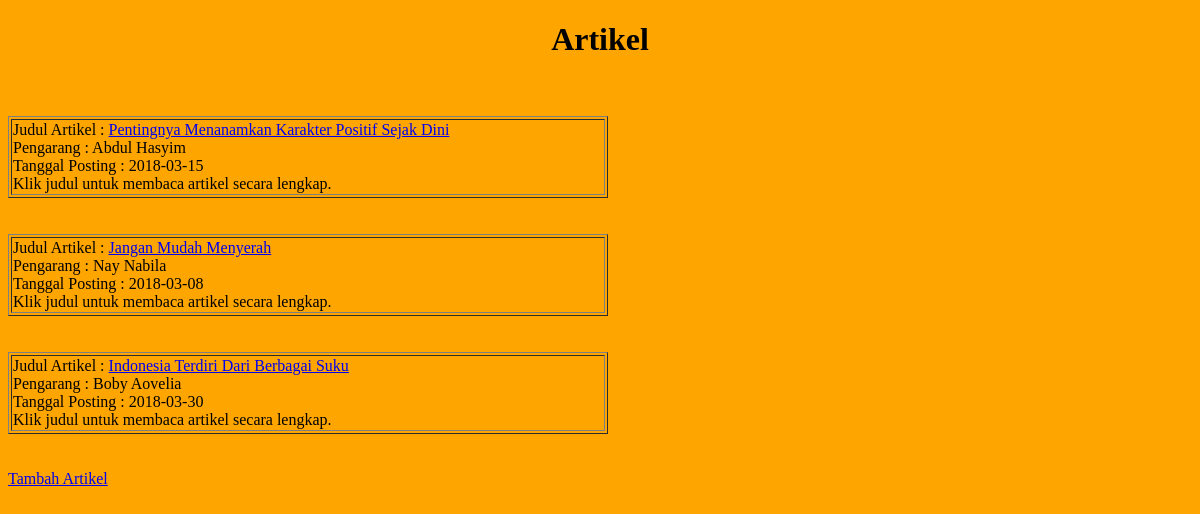
Page /index.php/home/blog on the earlier database version.
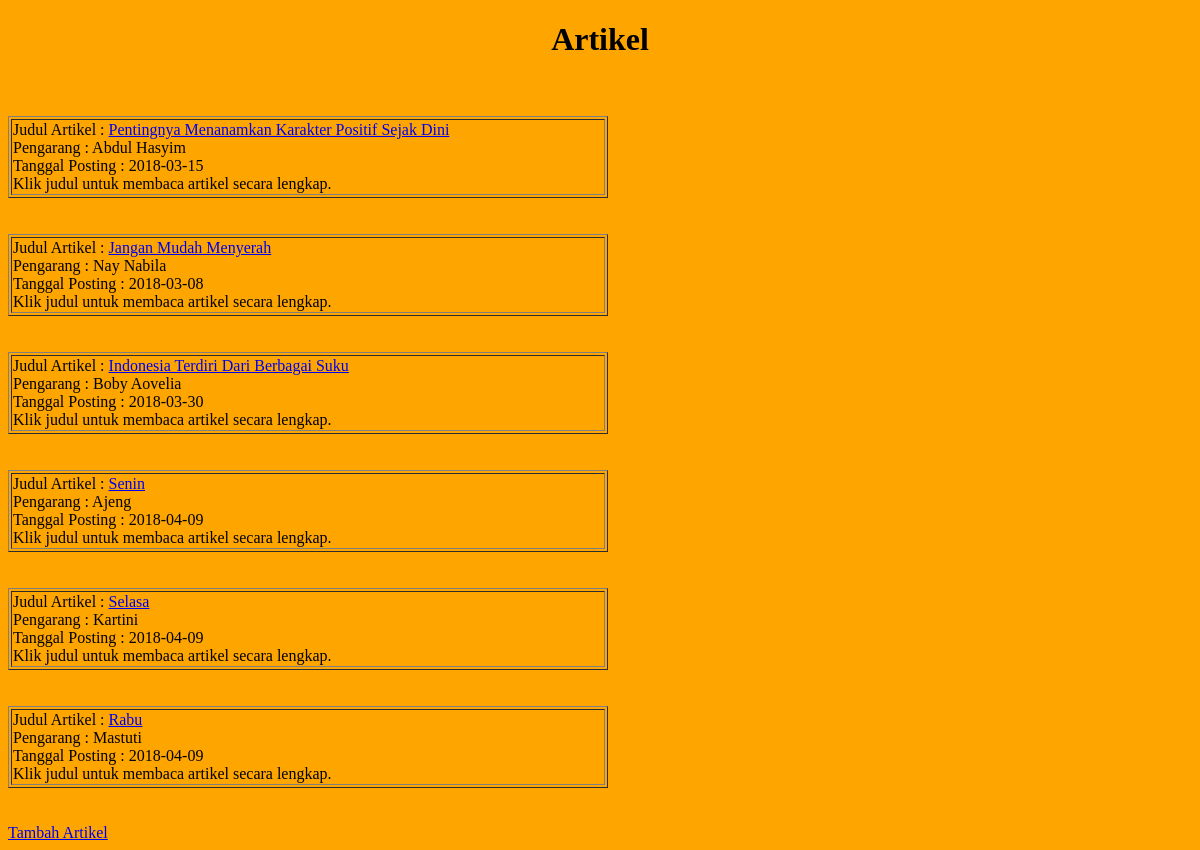
Same page on the later database version.
### tables this page shows
CREATE TABLE `blog` (
  `id` int(11) NOT NULL,
  `judul` varchar(255) NOT NULL,
  `konten_artikel` varchar(750) NOT NULL,
  `tanggal_posting` date NOT NULL,
  `image` varchar(25) NOT NULL,
  `pengarang` varchar(255) NOT NULL
);

### application/controllers/Home.php (called while the page is built, shortened)
<?php
class Home extends CI_Controller {
	public function blog()
	{
		$this->load->model('blog_model');
		$data['tampil'] = $this->blog_model->tampil();
		$this->load->view('blog_view',$data);
	}
}

### index.php (called while the page is built, shortened)
<?php
require_once BASEPATH.'core/CodeIgniter.php';

### application/models/blog_model.php (called while the page is built, shortened)
<?php
class Blog_Model extends CI_Model {
	public function tampil()
	{
		$this->db->select('*');
		$query = $this->db->get('blog');
		return $query->result();
	}
}
?>

### application/views/blog_view.php (the view, shortened to what this page needs)
<!DOCTYPE html>
<html>
<head>
</head>
<body style="background-color: orange">
	<font face="Kristen ITC">
	<center><h1>Artikel</h1></center>
	</font>
	<?php
	foreach ($tampil as $key) {?>
		<table border="1" width="600">
			<font face="Kristen ITC">
			<tr>
				<td>
				<font face="Kristen ITC">
				Judul Artikel   : <a href="<?=site_url('home/tampil_blog/').$key->id; ?>"><?=$key->judul;?></a><br>
				Pengarang   : <?=$key->pengarang;?><br>
				Tanggal Posting : <?=$key->tanggal_posting;?></a><br>
				Klik judul untuk membaca artikel secara lengkap.
				</font>
				</td>
			</tr>
			<br>
			<br>
		</font>
		</table>
	<?php } ?>
	<br>
	<br>
	<a href="../home/tambah_artikel">Tambah Artikel</a>
</body>
</html>

Differences in the rows shown:
added blog: judul "Senin", pengarang "Ajeng", tanggal_posting "2018-04-09"
added blog: judul "Selasa", pengarang "Kartini", tanggal_posting "2018-04-09"
added blog: judul "Rabu", pengarang "Mastuti", tanggal_posting "2018-04-09"
